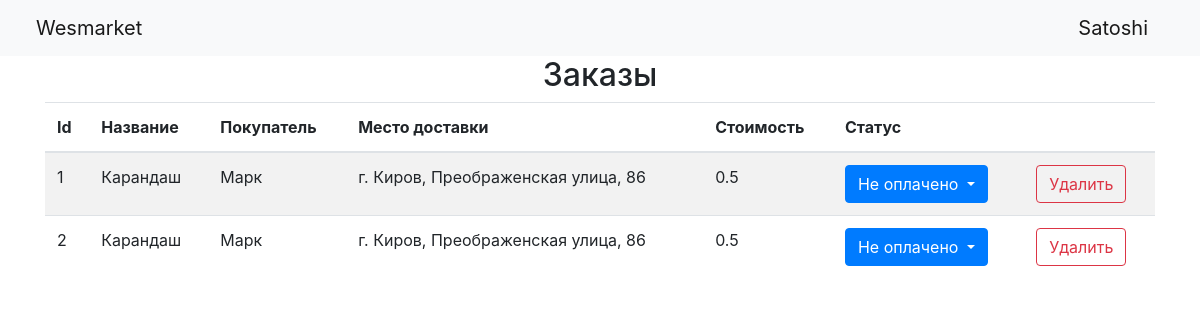
Screenshot of /admin_orders (signed in) with the database file from the repository.
### data/users.py (models this page shows, shortened)
class User(SqlAlchemyBase, UserMixin, SerializerMixin):
    __tablename__ = 'user'
    id = sqlalchemy.Column(sqlalchemy.Integer,
                           primary_key=True, autoincrement=True)
    surname = sqlalchemy.Column(sqlalchemy.String, nullable=True)
    name = sqlalchemy.Column(sqlalchemy.String, nullable=True)
    age = sqlalchemy.Column(sqlalchemy.Integer, nullable=True)
    address = sqlalchemy.Column(sqlalchemy.String, nullable=True)
    email = sqlalchemy.Column(sqlalchemy.String, unique=True, nullable=True, index=True)
    moder = sqlalchemy.Column(sqlalchemy.Boolean, nullable=True, default=0)
    hashed_password = sqlalchemy.Column(sqlalchemy.String, nullable=True, index=True)
    orders = orm.relation("Orders", back_populates='user')

### data/orders.py (models this page shows, shortened)
class Orders(SqlAlchemyBase, SerializerMixin):
    __tablename__ = 'order'
    id = sqlalchemy.Column(sqlalchemy.Integer, primary_key=True, autoincrement=True)
    buy = sqlalchemy.Column(sqlalchemy.Integer, sqlalchemy.ForeignKey("item.id"), index=True)
    buyer = sqlalchemy.Column(sqlalchemy.Integer, sqlalchemy.ForeignKey("user.id"), index=True)
    quantity = sqlalchemy.Column(sqlalchemy.Integer, nullable=True, default=1)
    condition = sqlalchemy.Column(sqlalchemy.String, nullable=True, default='Не оплачено')
    paid_for = sqlalchemy.Column(sqlalchemy.Boolean, nullable=True, default=0)
    user = orm.relation('User', back_populates='orders')
    item = orm.relation('Item')

### data/items.py (models this page shows, shortened)
class Item(SqlAlchemyBase, SerializerMixin):
    __tablename__ = 'item'
    id = sqlalchemy.Column(sqlalchemy.Integer, primary_key=True, autoincrement=True)
    name = sqlalchemy.Column(sqlalchemy.String, nullable=True)
    description = sqlalchemy.Column(sqlalchemy.String, nullable=True)
    price = sqlalchemy.Column(sqlalchemy.Float, nullable=True)
    img = sqlalchemy.Column(sqlalchemy.String, nullable=True)
    quantity = sqlalchemy.Column(sqlalchemy.Integer, nullable=True)

### main.py (the view)
@app.route('/admin_orders', methods=['GET', 'POST'])
@login_required
def admin_orders():
    if not current_user.moder:
        return redirect('/')
    a = db_sess.query(Orders).all()
    return render_template('admin_ord.html', title='Заказы', item_list=a)

### main.py (called while the page is built)
@login_manager.user_loader
def load_user(user_id):
    return db_sess.query(User).get(user_id)

### templates/admin_ord.html (shortened to what this page needs)
{% extends "base.html" %}
{% block content %}
<h2 align="center">Заказы</h2>
{% if item_list %}
        <table class="table table-striped">
                <thead class="thead-inverse">
                        <tr><th>Id</th><th>Название</th><th>Покупатель</th><th>Место доставки</th><th>Стоимость</th><th>Статус</th><th> </th></tr>
                </thead>
                {% for item in item_list %}
        <tr><td>{{ item.id }}</td><td>{{ item.item.name }}</td><td>{{ item.user.name }}</td><td>{{ item.user.address }}</td>
            <td>{{ item.item.price * item.quantity }}</td>
            <td>
  <div class="dropdown">
  <button class="btn btn-primary dropdown-toggle" type="button" id="dropdownMenuButton1" data-bs-toggle="dropdown" aria-expanded="false">
    {{ item.condition }}
  </button>
</div></td><td><a href="/delete_order/{{ item.id }}" class="btn btn-outline-danger">Удалить</a></td>
        </tr>
                {% endfor %}
        </table>
{% endif %}
{% endblock %}

### templates/base.html (shortened to what this page needs)
<!doctype html>
<html lang="en">
<head>
    <link rel="stylesheet"
          href="https://stackpath.bootstrapcdn.com/bootstrap/4.4.1/css/bootstrap.min.css"
>
</head>
<body>
<header>
    <nav class="navbar navbar-light bg-light">
        <a class="navbar-brand" href="/">&#12288Wesmarket</a>
        {% if current_user.is_authenticated %}
            <div class="dropdown">
                <a class="navbar-brand" type="button" id="dropdownMenuButton1" data-bs-toggle="dropdown" aria-expanded="false">
                    {{ current_user.name }}&#12288
                </a>
            </div>
    {% else %}
    <p>
        <a class="btn btn-primary " href="/register">Зарегистрироваться</a>
        <a class="btn btn-success" href="/login">Войти</a>
    </p>
    {% endif %}
    </nav>
</header>
<main role="main" class="container">
    {% block content %}
    {% endblock %}
</main>
</body>
</html>

### rows the page displays
User: name "Satoshi"
Orders: id "1", item.name "Карандаш", user.name "Марк", user.address "г. Киров, Преображенская улица, 86", item.item.price*item.quantity "0.5", condition "Не оплачено"
Orders: id "2", item.name "Карандаш", user.name "Марк", user.address "г. Киров, Преображенская улица, 86", item.item.price*item.quantity "0.5", condition "Не оплачено"
